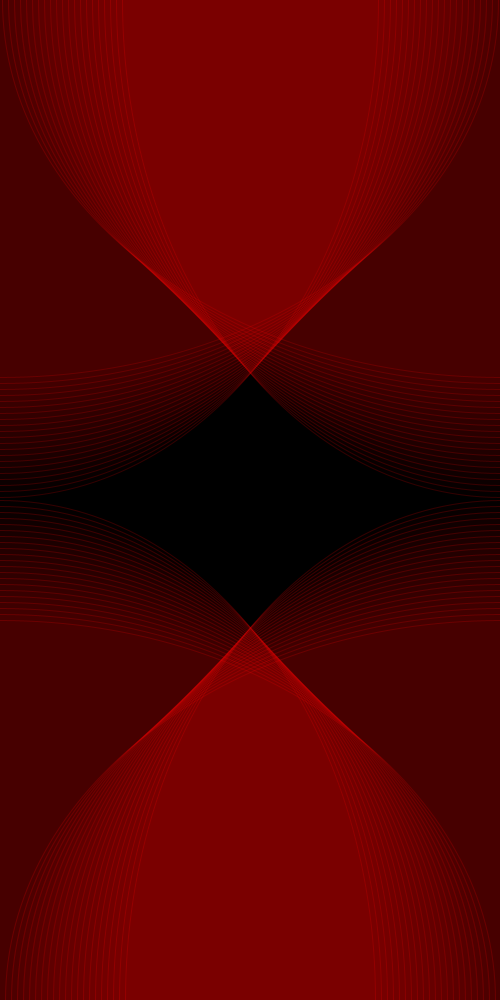
Frame 1 (no input)
Frame 60 (the mouse pressed at the canvas centre just before this capture): identical to frame 1, image omitted
Frame 120 (the mouse held since frame 60 and released just before this capture): identical to frame 1, image omitted

The Processing sketch that drew this single still picture (run headless with seeded random() and noise(); from frame 60 on, the mouse is pressed at the canvas centre):

// Processing sketch: processing_32107
// ── processing_32107.pde

int width =  750;
int height = 1000;
float x1 = 0;
float y1 = 1000;
float x2 = 500;
float y2 = 1000;

void setup(){
  size(500,1000);
  background(0);
  smooth();
}

void draw(){
  while(width<1000){
  fill(255,0,0,4);
  strokeWeight(1);
  stroke(255,0,0,50);
  ellipse(x1,y1,width,height);
//  x1 = x1+8;
  y1 = 20/y1;
//  width = width + 4;
//  height = height + 4;
  
  fill(255,0,0,4);
    strokeWeight(1);
    stroke(255,0,0,50);
    ellipse(x2,y2,width,height);
//    x2 = x2+8;
    y2 = 20/y2;
    width = width + 6;
    height = height - 6;
  }
  
/*      noFill();
      strokeWeight(2);
      stroke(255,0,0, 25);
      ellipse(x3,y3,width,height);
      x3 = x3-8;
      y3 = y3+8;
      width = width + 4;
      height = height + 4;
 */ 
//  if(y==500);
  //  x=50;
 //   y=0;
}
                                                
